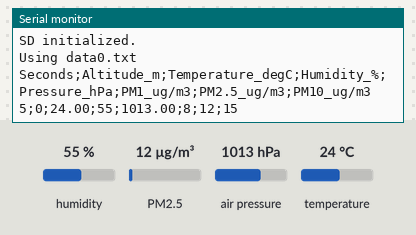
Bench run of a sketch on a simulated Arduino Pro Mini, built with avr-gcc and run on an emulated ATmega328P. On the bench: the last lines printed to the serial monitor. Inputs (shaded band) come from the test bench; at power-on: humidity 55 %, PM2.5 12 µg/m³, air pressure 1013 hPa, temperature 24 °C. Storage starts empty.

Above: at 6.2 s.
6.3 s: humidity set to 22 %
At 8.2 s:
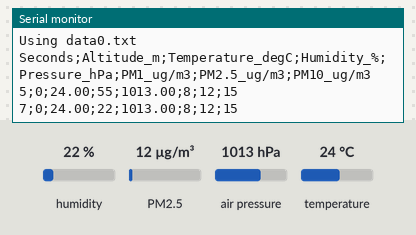
8.5 s: PM2.5 set to 6 µg/m³
At 9.5 s:
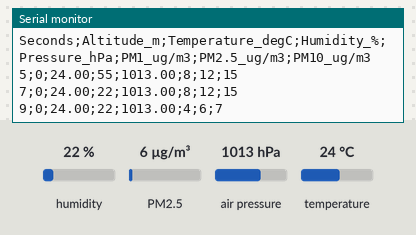
10.7 s: air pressure set to 952 hPa
At 11.8 s:
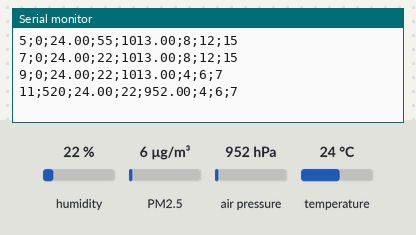
12.9 s: temperature set to 12 °C
At 14.0 s:
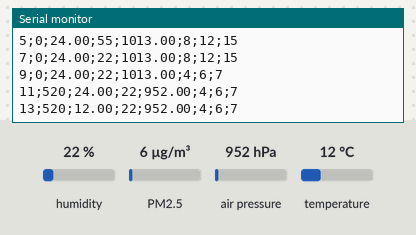
Timing chart, 0 to 15.9 s (numbered marks = the images above; inputs shaded):
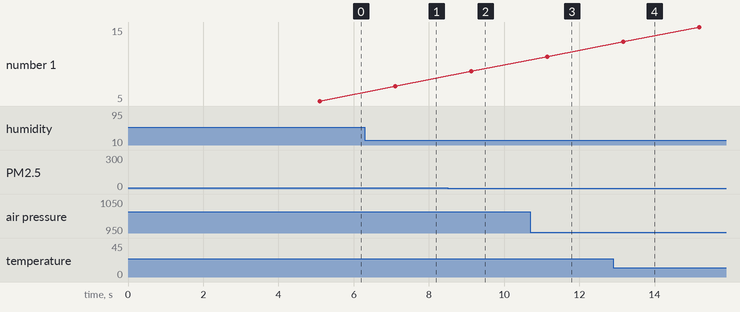

The sketch:

air-logger.ino
```cpp
/*
  Autonomous air pollution logger for a drone
*/

#include <Wire.h> // Built-in library
#include <Adafruit_BME280.h> // https://github.com/adafruit/Adafruit_BME280_Library
#include <SoftwareSerial.h> // Built-in library
#include <PMS.h> // https://github.com/fu-hsi/pms
#include <SPI.h> // Built-in library
#include <SD.h> // Built-in library

#define SEALEVELPRESSURE_HPA (1013.25) // standard pressure on sea level
#define DELAY_BETWEEN_MEASUREMENTS 2000 // delay between measurements in microseconds

Adafruit_BME280 bme;
int initialAltitude = 0;
SoftwareSerial PMSSerial(2, 3); // Pins for RX and TX
PMS pms(PMSSerial);
PMS::DATA data;
String filename;
File datafile;

void setup() {
  int i = 0;
  Serial.begin(9600);
  if (!bme.begin(0x76)) {
    Serial.println(F("Could not find a valid BME280 sensor!"));
  }

  PMSSerial.begin(9600);

  // Set SS/SC pin of an Arduino. For Pro Mini, it's better to use 10.
  if (!SD.begin(10)) {
    Serial.println(F("SD initialization failed!"));
  }
  Serial.println(F("SD initialized."));

  // Incremental file name search
  while (1) {
    filename = "data" + String(i) + ".txt";
    if (!SD.exists(filename)) {
      Serial.println("Using " + filename);
      break;
    }
    else {
      i++;
    }
  }

  datafile = SD.open(filename, FILE_WRITE);
  if (datafile) {
    datafile.println(F("Seconds;Altitude_m;Temperature_degC;Humidity_%;Pressure_hPa;PM1_ug/m3;PM2.5_ug/m3;PM10_ug/m3"));
    datafile.close();
  }
  else
    Serial.println("Error opening " + filename);

  Serial.println(F("Seconds;Altitude_m;Temperature_degC;Humidity_%;Pressure_hPa;PM1_ug/m3;PM2.5_ug/m3;PM10_ug/m3"));
  delay(5000);
}

void loop() {
  int humidity, altitude, delta;
  float temperature, pressure;

  if (pms.read(data)) {
    temperature = bme.readTemperature();
    pressure = bme.readPressure() / 100;
    humidity = int(bme.readHumidity());
    altitude = int(bme.readAltitude(SEALEVELPRESSURE_HPA)); // not real altitude, just suggesting pressure is standard

    if (initialAltitude == 0)
      initialAltitude = altitude;

    // Delta is an elevation from start point
    delta = altitude - initialAltitude;

    Serial.println(String(millis()/1000) + ";" + String(delta) + ";" + String(temperature) + ";" + String(humidity) + ";" + String(pressure) + ";" + String(data.PM_AE_UG_1_0) + ";" + String(data.PM_AE_UG_2_5) + ";" + String(data.PM_AE_UG_10_0));

    datafile = SD.open(filename, FILE_WRITE);
    if (datafile) {
      datafile.println(String(millis()/1000) + ";" + String(delta) + ";" + String(temperature) + ";" + String(humidity) + ";" + String(pressure) + ";" + String(data.PM_AE_UG_1_0) + ";" + String(data.PM_AE_UG_2_5) + ";" + String(data.PM_AE_UG_10_0));
      datafile.close();
    }
    else
      Serial.println("Error opening " + filename);

    delay(DELAY_BETWEEN_MEASUREMENTS);
  }

}
```

Measured:
- after the input at 6.3 s, the serial monitor: prints a new line after 0.81 s (image 1)
- after the input at 8.5 s, the serial monitor: prints a new line after 0.63 s (image 2)
- after the input at 10.7 s, the serial monitor: prints a new line after 0.45 s (image 3)
- after the input at 12.9 s, the serial monitor: prints a new line after 0.27 s (image 4)
